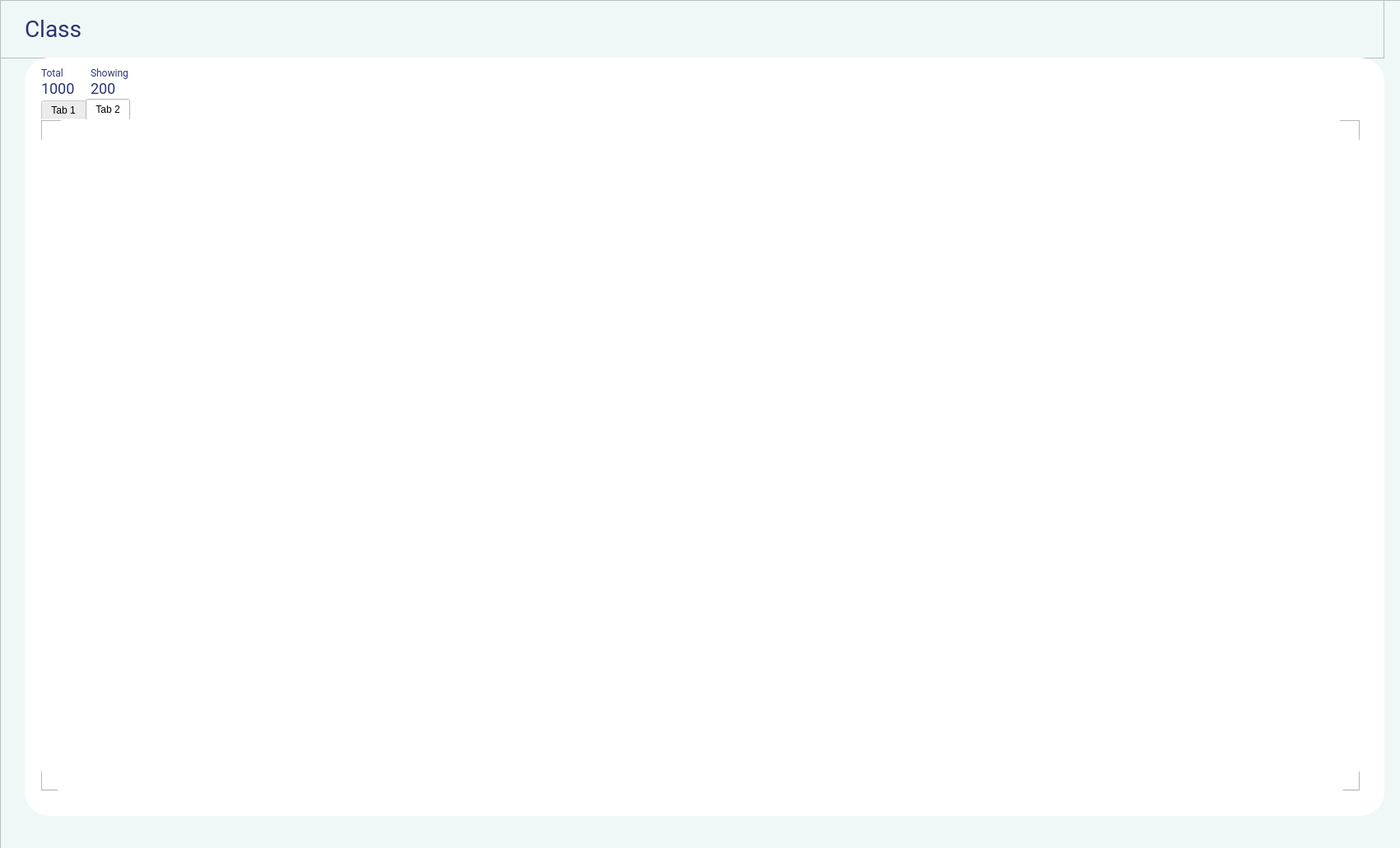
<?xml version="1.0" encoding="UTF-8"?>
<ui version="4.0">
 <class>class_panel</class>
 <widget class="QWidget" name="class_panel">
  <property name="geometry">
   <rect>
    <x>0</x>
    <y>0</y>
    <width>1700</width>
    <height>1030</height>
   </rect>
  </property>
  <property name="windowTitle">
   <string>Form</string>
  </property>
  <property name="styleSheet">
   <string notr="true">background-color: rgb(255, 255, 255);
</string>
  </property>
  <widget class="QFrame" name="frame_main">
   <property name="geometry">
    <rect>
     <x>0</x>
     <y>0</y>
     <width>1707</width>
     <height>1062</height>
    </rect>
   </property>
   <property name="styleSheet">
    <string notr="true">background-color: rgb(239, 248, 247);</string>
   </property>
   <property name="frameShape">
    <enum>QFrame::StyledPanel</enum>
   </property>
   <property name="frameShadow">
    <enum>QFrame::Raised</enum>
   </property>
   <widget class="QFrame" name="frame_top">
    <property name="geometry">
     <rect>
      <x>0</x>
      <y>0</y>
      <width>1681</width>
      <height>71</height>
     </rect>
    </property>
    <property name="frameShape">
     <enum>QFrame::StyledPanel</enum>
    </property>
    <property name="frameShadow">
     <enum>QFrame::Raised</enum>
    </property>
    <widget class="QLabel" name="main_titile">
     <property name="geometry">
      <rect>
       <x>30</x>
       <y>20</y>
       <width>181</width>
       <height>31</height>
      </rect>
     </property>
     <property name="font">
      <font>
       <family>Roboto</family>
       <pointsize>-1</pointsize>
       <weight>50</weight>
       <italic>false</italic>
       <bold>false</bold>
      </font>
     </property>
     <property name="styleSheet">
      <string notr="true">color: rgb(43, 53, 114);
font-size: 28px;</string>
     </property>
     <property name="text">
      <string>Class</string>
     </property>
    </widget>
   </widget>
   <widget class="QFrame" name="frame_main_panel">
    <property name="geometry">
     <rect>
      <x>30</x>
      <y>70</y>
      <width>1651</width>
      <height>921</height>
     </rect>
    </property>
    <property name="maximumSize">
     <size>
      <width>1651</width>
      <height>971</height>
     </size>
    </property>
    <property name="styleSheet">
     <string notr="true">background-color: rgb(255, 255, 255);
border-radius:30px;</string>
    </property>
    <property name="frameShape">
     <enum>QFrame::StyledPanel</enum>
    </property>
    <property name="frameShadow">
     <enum>QFrame::Raised</enum>
    </property>
    <widget class="QLabel" name="main_titile_2">
     <property name="geometry">
      <rect>
       <x>20</x>
       <y>10</y>
       <width>31</width>
       <height>16</height>
      </rect>
     </property>
     <property name="font">
      <font>
       <family>Roboto</family>
       <pointsize>-1</pointsize>
       <weight>50</weight>
       <italic>false</italic>
       <bold>false</bold>
      </font>
     </property>
     <property name="styleSheet">
      <string notr="true">color: rgb(43, 53, 114);
font-size: 12px;</string>
     </property>
     <property name="text">
      <string>Total</string>
     </property>
    </widget>
    <widget class="QLabel" name="main_titile_3">
     <property name="geometry">
      <rect>
       <x>20</x>
       <y>30</y>
       <width>41</width>
       <height>16</height>
      </rect>
     </property>
     <property name="font">
      <font>
       <family>Roboto</family>
       <pointsize>-1</pointsize>
       <weight>50</weight>
       <italic>false</italic>
       <bold>false</bold>
      </font>
     </property>
     <property name="styleSheet">
      <string notr="true">color: rgb(43, 53, 114);
font-size: 18px;</string>
     </property>
     <property name="text">
      <string>1000</string>
     </property>
    </widget>
    <widget class="QLabel" name="main_titile_4">
     <property name="geometry">
      <rect>
       <x>80</x>
       <y>30</y>
       <width>31</width>
       <height>16</height>
      </rect>
     </property>
     <property name="font">
      <font>
       <family>Roboto</family>
       <pointsize>-1</pointsize>
       <weight>50</weight>
       <italic>false</italic>
       <bold>false</bold>
      </font>
     </property>
     <property name="styleSheet">
      <string notr="true">color: rgb(43, 53, 114);
font-size: 18px;</string>
     </property>
     <property name="text">
      <string>200</string>
     </property>
    </widget>
    <widget class="QLabel" name="main_titile_5">
     <property name="geometry">
      <rect>
       <x>80</x>
       <y>10</y>
       <width>51</width>
       <height>16</height>
      </rect>
     </property>
     <property name="font">
      <font>
       <family>Roboto</family>
       <pointsize>-1</pointsize>
       <weight>50</weight>
       <italic>false</italic>
       <bold>false</bold>
      </font>
     </property>
     <property name="styleSheet">
      <string notr="true">color: rgb(43, 53, 114);
font-size: 12px;</string>
     </property>
     <property name="text">
      <string>Showing</string>
     </property>
    </widget>
    <widget class="QTabWidget" name="tabWidget">
     <property name="geometry">
      <rect>
       <x>20</x>
       <y>50</y>
       <width>1601</width>
       <height>841</height>
      </rect>
     </property>
     <property name="currentIndex">
      <number>1</number>
     </property>
     <widget class="QWidget" name="tab">
      <attribute name="title">
       <string>Tab 1</string>
      </attribute>
      <widget class="QTableWidget" name="tableWidget">
       <property name="geometry">
        <rect>
         <x>0</x>
         <y>0</y>
         <width>811</width>
         <height>491</height>
        </rect>
       </property>
       <property name="styleSheet">
        <string notr="true">QHeaderView::section {
    background-color: #646464;
    padding: 4px;
    font-size: 14pt;
    border-style: none;
    border-bottom: 0px solid #fffff8;
    border-right: 0px solid #fffff8;
}

QHeaderView::section:horizontal
{
    border-top: 0px solid #fffff8;
}

QHeaderView::section:vertical
{
    border-left: 0px solid #fffff8;
}</string>
       </property>
       <row>
        <property name="text">
         <string>1</string>
        </property>
       </row>
       <row>
        <property name="text">
         <string>2</string>
        </property>
       </row>
       <column>
        <property name="text">
         <string>ID</string>
        </property>
       </column>
       <column>
        <property name="text">
         <string>Name</string>
        </property>
       </column>
       <item row="0" column="0">
        <property name="text">
         <string>00001</string>
        </property>
       </item>
       <item row="0" column="1">
        <property name="text">
         <string>MISA</string>
        </property>
       </item>
       <item row="1" column="0">
        <property name="text">
         <string>00002</string>
        </property>
       </item>
       <item row="1" column="1">
        <property name="text">
         <string>Pisatto</string>
        </property>
       </item>
      </widget>
     </widget>
     <widget class="QWidget" name="tab_2">
      <attribute name="title">
       <string>Tab 2</string>
      </attribute>
     </widget>
    </widget>
   </widget>
  </widget>
 </widget>
 <resources/>
 <connections/>
</ui>
